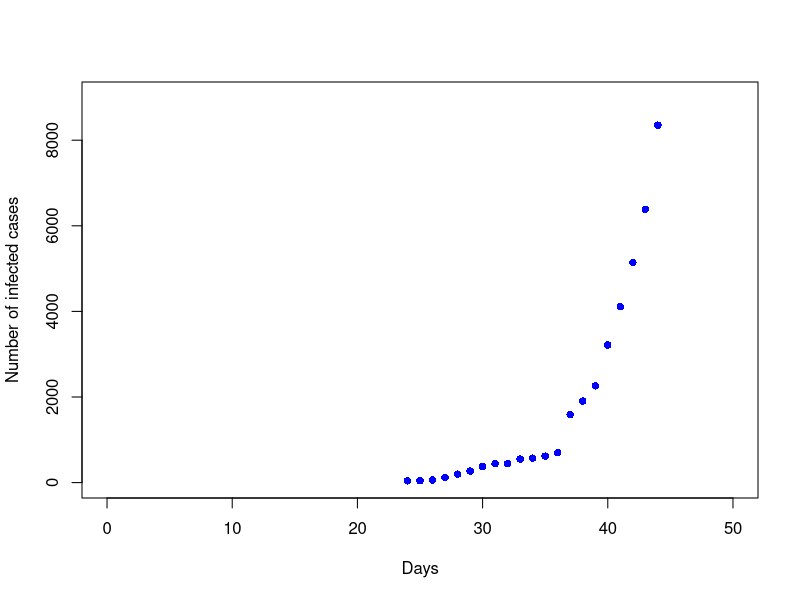
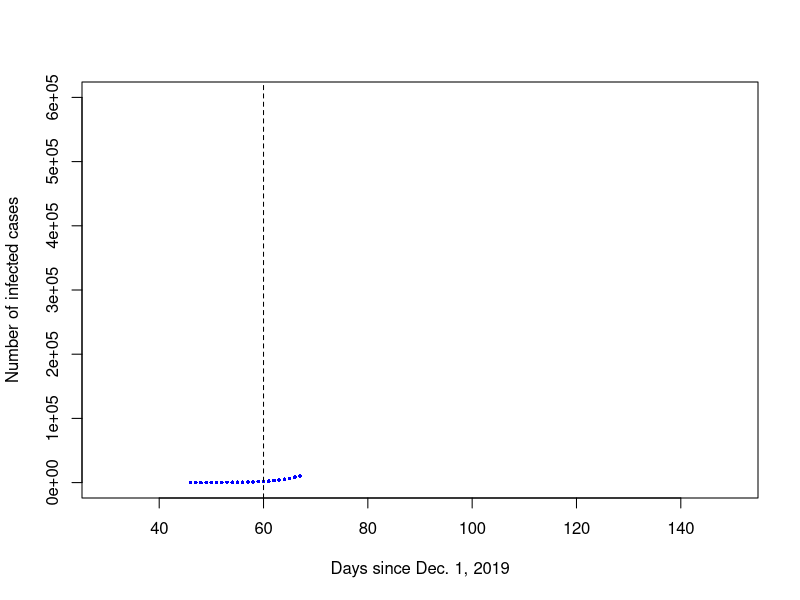

Here is the R script that generated these plots, in order: (Note: this script raises an error after producing the figures.)
# Classic SEIR model for transmission dynamics of 2019-nCoV
# β is the average number of infected individuals per infectious subject per unit time, 
# α is the reciprocal of average latent period, 
# v is the rate of recovery (reciprocal of duration of the infection).


# Wuhan
# WWWWWWWWWWWWWWWWWWWWWWWWWWWWWWWWWWWWWWWWWWWWWWWWWWWWWWWWWWWWWWWWWWWWWWWWWWWWWWWWWWWWWWWWWWWWWWWWWWWWWWWWWWWWWWWWW
seir = function(N = 1000, SUS = .5*N,  EXP=0, INF = 1,IMM = N-SUS-EXP-INF, days = 200, beta=0.8, alpha=1/6, mu=1/10, 
                TMP = 0.04, CLS=1, IMP=10){
  M = data.frame(ID = 1:days,SUS = NA, EXP = NA, INF = NA, IMM = NA)
  M[1,] = c(1, SUS, EXP, INF, IMM)
  for(i in 2:days){
    if (i > 90)  beta <- beta * (1-TMP)^(i-90) # temperature effect Wuhan
    # if (i > 40)  beta <- beta * (1-TMP)^(i-40) # temperature effect Beijing
    if (i < (31+23))  { # city closure effect
    M$SUS[i] = M$SUS[i-1] - beta * M$INF[i-1] * M$SUS[i-1]/N 
    M$EXP[i] = M$EXP[i-1] + beta * M$INF[i-1] * M$SUS[i-1]/N - alpha*M$EXP[i-1] 
    M$INF[i] = M$INF[i-1] + alpha* M$EXP[i-1] - M$INF[i-1]*mu # + IMP[i] # imported cases every day
    M$IMM[i] = M$IMM[i-1] + M$INF[i-1]*mu
    }
    else { # city closure effect
      beta2 = beta * CLS
      M$SUS[i] = M$SUS[i-1] - beta2 * M$INF[i-1] * M$SUS[i-1]/N 
      M$EXP[i] = M$EXP[i-1] + beta2 * M$INF[i-1] * M$SUS[i-1]/N - alpha*M$EXP[i-1] 
      M$INF[i] = M$INF[i-1] + alpha* M$EXP[i-1] - M$INF[i-1]*mu # + IMP[i] # imported cases every day
      M$IMM[i] = M$IMM[i-1] + M$INF[i-1]*mu
    }
  }
  return(invisible(M))
}
# WWWWWWWWWWWWWWWWWWWWWWWWWWWWWWWWWWWWWWWWWWWWWWWWWWWWWWWWWWWWWWWWWWWWWWWWWWWWWWWWWWWWWWWWWWWWWWWWWWWWWWWWWWWWWWWWW


# Beijing
#BBBBBBBBBBBBBBBBBBBBBBBBBBBBBBBBBBBBBBBBBBBBBBBBBBBBBBBBBBBBBBBBBBBBBBBBBBBBBBBBBBBBBBBBBBBBBBBBBBBBBBBBBBBBBBBBBB
seir = function(N = 1000, SUS = .5*N,  EXP=0, INF = 1,IMM = N-SUS-EXP-INF, days = 200, beta=0.8, alpha=1/6, mu=1/10, 
                TMP = 0.04, CLS=1, IMP=10){
  M = data.frame(ID = 1:days,SUS = NA, EXP = NA, INF = NA, IMM = NA)
  M[1,] = c(1, SUS, EXP, INF, IMM)
  for(i in 2:days){
    # if (i > 90)  beta <- beta * (1-TMP)^(i-90) # temperature effect Wuhan
    if (i > 40)  beta <- beta * (1-TMP)^(i-40) # temperature effect Beijing
    if (i < (31+23))  { # city closure effect
      M$SUS[i] = M$SUS[i-1] - beta * M$INF[i-1] * M$SUS[i-1]/N 
      M$EXP[i] = M$EXP[i-1] + beta * M$INF[i-1] * M$SUS[i-1]/N - alpha*M$EXP[i-1] 
      M$INF[i] = M$INF[i-1] + alpha* M$EXP[i-1] - M$INF[i-1]*mu  + IMP[i] # imported cases every day
      M$IMM[i] = M$IMM[i-1] + M$INF[i-1]*mu
    }
    else { # city closure effect
      beta2 = beta * CLS
      M$SUS[i] = M$SUS[i-1] - beta2 * M$INF[i-1] * M$SUS[i-1]/N 
      M$EXP[i] = M$EXP[i-1] + beta2 * M$INF[i-1] * M$SUS[i-1]/N - alpha*M$EXP[i-1] 
      M$INF[i] = M$INF[i-1] + alpha* M$EXP[i-1] - M$INF[i-1]*mu  + IMP[i] # imported cases every day
      M$IMM[i] = M$IMM[i-1] + M$INF[i-1]*mu
    }
  }
  return(invisible(M))
}
#BBBBBBBBBBBBBBBBBBBBBBBBBBBBBBBBBBBBBBBBBBBBBBBBBBBBBBBBBBBBBBBBBBBBBBBBBBBBBBBBBBBBBBBBBBBBBBBBBBBBBBBBBBBBB






city = read.csv("city_time_series.csv", header=T)
head(city)
WH = as.numeric(city[, c("Wuhan")])
WH = WH[!is.na(WH)]
WH = c(41,45,62,121,198,270,375,444,444,549,572,618,698,1590,1905,2261,3215,4109,5142, 6384, 8351, 10117) #Jan15-Feb5

# Match confirmed cases for Wuhan: infectious R0 = beta/mu/(S/N) = 2.3*5/2 = 5.75 
# EEEEEEEEEEEEEEEEEEEEEEEEEEEEEEEEEEEEEEEEEEEEEEEEEEEEEEEEEEEEEEEEEEEEEEEEEEEEEEEEEEEEEEEEEEEEEEEEEEEEEEEEEEEEEEEEEE
DD = seir(N=10000000, beta=2.3, alpha=1/6, mu=1/5) # Wuhan
plot(DD$ID, DD$INF, col="red", type="l", xlim=c(0,50), ylim=c(0, 9000),xlab="Days",ylab="Number of infected cases")
points(c(46:67)-22, WH, pch=16, col="blue")

beta=2.3
for (i in 1:200){
  B = rnorm(1, beta, beta*0.15)
  DD = seir(N=10000000, beta=B, alpha=1/6, mu=1/5) # Wuhan
  lines(DD$ID, DD$INF, col=adjustcolor("red", alpha.f=0.1))
}
DD = seir(N=10000000, beta=2.3, alpha=1/6, mu=1/5) # Wuhan
lines(DD$ID, DD$INF, col="red", lwd=2)
points(c(46:67)-22, WH, pch=16, col="blue")
# EEEEEEEEEEEEEEEEEEEEEEEEEEEEEEEEEEEEEEEEEEEEEEEEEEEEEEEEEEEEEEEEEEEEEEEEEEEEEEEEEEEEEEEEEEEEEEEEEEEEEEEEEEEEEEEEEE


# real situation for Wuhan (R0 = 5)
# EEEEEEEEEEEEEEEEEEEEEEEEEEEEEEEEEEEEEEEEEEEEEEEEEEEEEEEEEEEEEEEEEEEEEEEEEEEEEEEEEEEEEEEEEEEEEEEEEEEEEEEEEEEEEEEEEE
DD = seir(N=10000000, beta=10/5, alpha=1/6, mu=1/5, days=200, CLS=.5) # Wuhan
# plot(DD$ID, DD$INF, col="red", type="l", xlim=c(0,200), ylim=c(0, 10000000),xlab="Days since Dec. 1, 2019",ylab="Number of cases")
plot(DD$ID, DD$INF, col="red", type="l", xlim=c(30, 150), ylim=c(0, 600000),xlab="Days since Dec. 1, 2019",ylab="Number of infected cases")
points(c(46:67) + 0, WH, pch=16, col="blue", cex=.5)
abline(v=60, lty=2)

beta=10/5
for (i in 1:200){
  B = rnorm(1, beta, beta*0.15)
  DD = seir(N=10000000, beta=B, alpha=1/6, mu=1/5, CLS=.5) # Wuhan
  lines(DD$ID, DD$INF, col=adjustcolor("red", alpha.f=0.2))
  lines(DD$ID, DD$SUS, col=adjustcolor("black", alpha.f=0.2))
  lines(DD$ID, DD$IMM, col=adjustcolor("green", alpha.f=0.2))
  lines(DD$ID, DD$EXP, col=adjustcolor("yellow",  alpha.f=0.2))
  peak[i] = DD[DD$INF == max(DD$INF), c('ID')]
}

mean(peak);sd(peak) # peak of the pandemic wave
DD = seir(N=10000000, beta=10/5, alpha=1/6, mu=1/5, CLS=.5) # Wuhan
lines(DD$ID, DD$INF, col="red", lwd=2)
points(c(46:67)+0, WH, pch=16, col="blue", cex=.8)
# EEEEEEEEEEEEEEEEEEEEEEEEEEEEEEEEEEEEEEEEEEEEEEEEEEEEEEEEEEEEEEEEEEEEEEEEEEEEEEEEEEEEEEEEEEEEEEEEEEEEEEEEEEEEEEEEEE


# temperature effect for Wuhan
# EEEEEEEEEEEEEEEEEEEEEEEEEEEEEEEEEEEEEEEEEEEEEEEEEEEEEEEEEEEEEEEEEEEEEEEEEEEEEEEEEEEEEEEEEEEEEEEEEEEEEEEEEEEEEEEEEE
DD = seir(N=10000000, beta=10/5, alpha=1/6, mu=1/5, days=200, CLS=.5, TMP=0.1) # Wuhan
plot(DD$ID, DD$INF, col="red", type="l", xlim=c(0,160), ylim=c(0, 600000),xlab="Days since Dec. 1, 2019",ylab="Number of infected cases")
# points(c(46:67) + 0, WH, pch=16, col="blue", cex=.5)

TMP=0.1
for (i in 1:200){
  TMP = rnorm(1, TMP, TMP*0.3)
  DD = seir(N=10000000, beta=10/5, TMP=TMP, alpha=1/6, mu=1/5, CLS=.5) # Wuhan
  lines(DD$ID, DD$INF, col=adjustcolor("red", alpha.f=0.2))
}

DD = seir(N=10000000, beta=10/5, alpha=1/6, mu=1/5, CLS=.5, TMP=0) # Wuhan
lines(DD$ID, DD$INF, col="red", lwd=2)
# EEEEEEEEEEEEEEEEEEEEEEEEEEEEEEEEEEEEEEEEEEEEEEEEEEEEEEEEEEEEEEEEEEEEEEEEEEEEEEEEEEEEEEEEEEEEEEEEEEEEEEEEEEEEEEEEEE





city = read.csv("city_time_series.csv", header=T)
BJ = as.numeric(city[, c("Beijing")]) # Jan. 19
BJ = BJ[!is.na(BJ)]
BJ = BJ[!BJ==0]

# Matching confirmed cases for Beijing
# EEEEEEEEEEEEEEEEEEEEEEEEEEEEEEEEEEEEEEEEEEEEEEEEEEEEEEEEEEEEEEEEEEEEEEEEEEEEEEEEEEEEEEEEEEEEEEEEEEEEEEEEEEEEEEEEEE
imp = floor(dnorm(1:30, 15, 5) *300)*1.5 +5; imp; mean(imp); sd(imp)
DD = seir(N=22000000, beta=2.8/5, alpha=1/6, mu=1/5, days=30, IMP=imp) # Beijing
plot(DD$ID, DD$INF, col="red", type="l", xlim=c(0,25), ylim=c(0, 400),xlab="Days since Jan. 19, 2020",ylab="Number of infected cases")
points(c(1:21) + 0, BJ, pch=16, col="blue", cex=.5)

for (i in 1:200){
  imp = imp + rnorm(1, 0, 2) # SD 2 was based on the daily report of confirmed cases in Beijing
  DD = seir(N=22000000, beta=3/5, alpha=1/6, mu=1/5, days=30, IMP=imp) # Beijing
  DD = DD[!DD$INF[5]<0,]
  lines(DD$ID, DD$INF, col=adjustcolor("red", alpha.f=0.1))
}

imp = floor(dnorm(1:30, 15, 5) *300)*1.5 +5; imp; mean(imp); sd(imp)
DD = seir(N=22000000, beta=2.8/5, alpha=1/6, mu=1/5, days=30, IMP=imp) # Beijing
lines(DD$ID, DD$INF, col="red", lwd=2)
points(c(1:21) + 0, BJ, pch=16, col="blue", cex=1)
# EEEEEEEEEEEEEEEEEEEEEEEEEEEEEEEEEEEEEEEEEEEEEEEEEEEEEEEEEEEEEEEEEEEEEEEEEEEEEEEEEEEEEEEEEEEEEEEEEEEEEEEEEEEEEEEEEE


# Simulate imported cases for Beijing
# EEEEEEEEEEEEEEEEEEEEEEEEEEEEEEEEEEEEEEEEEEEEEEEEEEEEEEEEEEEEEEEEEEEEEEEEEEEEEEEEEEEEEEEEEEEEEEEEEEEEEEEEEEEEEEEEEE
imp = floor(dnorm(1:30, 15, 5) *300)*1.5 +5; 
imp = c(imp, rep(0, 170))
DD = seir(N=22000000, beta=3/5, alpha=1/6, mu=1/5, days=200, IMP=imp, TMP=0.001) # Beijing
plot(DD$ID, DD$INF, col="red", type="l", xlim=c(0,150), ylim=c(0, 2000),xlab="Days since Jan. 19, 2020",ylab="Number of infected cases")
points(c(1:21) + 0, BJ, pch=16, col="blue", cex=.5)

for (i in 1:200){
  imp = imp + rnorm(1, 0, 3.85)
  DD = seir(N=22000000, beta=3/5, alpha=1/6, mu=1/5, days=200, IMP=imp, TMP=0.001) # Beijing
  DD = DD[!DD$INF[5]<0,]
  lines(DD$ID, DD$INF, col=adjustcolor("red", alpha.f=0.2))
}

imp = floor(dnorm(1:30, 15, 5) *300)*1.5 +5;imp = c(imp, rep(0, 170))
DD = seir(N=22000000, beta=3/5, alpha=1/6, mu=1/5, days=200, IMP=imp, TMP=0.001) # Beijing
lines(DD$ID, DD$INF, col="red", lwd=2)
points(c(1:18) + 0, BJ, pch=16, col="blue", cex=.5)
# EEEEEEEEEEEEEEEEEEEEEEEEEEEEEEEEEEEEEEEEEEEEEEEEEEEEEEEEEEEEEEEEEEEEEEEEEEEEEEEEEEEEEEEEEEEEEEEEEEEEEEEEEEEEEEEEEE


# Simulate R0 for Beijing
# EEEEEEEEEEEEEEEEEEEEEEEEEEEEEEEEEEEEEEEEEEEEEEEEEEEEEEEEEEEEEEEEEEEEEEEEEEEEEEEEEEEEEEEEEEEEEEEEEEEEEEEEEEEEEEEEEE
imp = floor(dnorm(1:30, 15, 5) *300)*1.5 +5; 
imp = c(imp, rep(0, 170))
DD = seir(N=22000000, beta=3/5, alpha=1/6, mu=1/5, days=200, IMP=imp, TMP=0.001) # Beijing
plot(DD$ID, DD$INF, col="red", type="l", xlim=c(0,150), ylim=c(0, 10000),xlab="Days since Jan. 19, 2020",ylab="Number of infected cases")
points(c(1:length(BJ)) + 0, BJ, pch=16, col="blue", cex=.5)

peak.day = numeric(200)
peak = numeric(200)
beta=3/5
TMP=0.001
for (i in 1:200){
  # imp = imp + rnorm(1, 0, 3.85)
  B = rnorm(1, beta, beta*0.15)
  tmp = rnorm(1, TMP, TMP*0.4)
  DD = seir(N=22000000, beta=B, alpha=1/6, mu=1/5, days=200, IMP=imp, TMP=tmp) # Beijing
  peak.day[i] = DD[DD$INF == max(DD$INF), c('ID')]
  peak[i] = DD[DD$INF == max(DD$INF), c('INF')]
  DD$INF[DD$INF<0] <- 0
  lines(DD$ID, DD$INF, col=adjustcolor("red", alpha.f=0.2))
}
mean(peak);sd(peak) # peak of the pandemic wave in Beijing

imp = floor(dnorm(1:30, 15, 5) *300)*1.5 +5;imp = c(imp, rep(0, 170))
DD = seir(N=22000000, beta=3/5, alpha=1/6, mu=1/5, days=200, IMP=imp, TMP=0.001) # Beijing
lines(DD$ID, DD$INF, col="red", lwd=2)
points(c(1:18) + 0, BJ, pch=16, col="blue", cex=.5)
# EEEEEEEEEEEEEEEEEEEEEEEEEEEEEEEEEEEEEEEEEEEEEEEEEEEEEEEEEEEEEEEEEEEEEEEEEEEEEEEEEEEEEEEEEEEEEEEEEEEEEEEEEEEEEEEEEE



